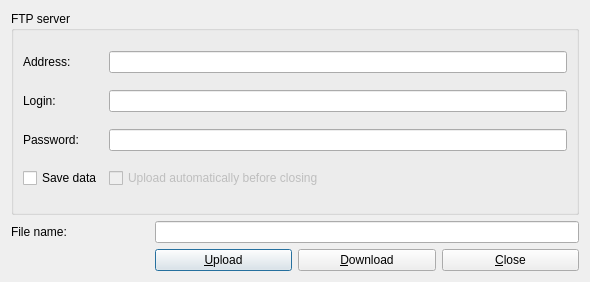
<?xml version="1.0" encoding="UTF-8"?>
<ui version="4.0">
 <class>ftpDialog</class>
 <widget class="QDialog" name="ftpDialog">
  <property name="geometry">
   <rect>
    <x>0</x>
    <y>0</y>
    <width>590</width>
    <height>282</height>
   </rect>
  </property>
  <property name="windowTitle">
   <string>import/export FTP</string>
  </property>
  <layout class="QGridLayout">
   <item row="0" column="0" colspan="4">
    <widget class="QGroupBox" name="groupBox">
     <property name="title">
      <string>FTP server</string>
     </property>
     <layout class="QGridLayout">
      <item row="0" column="0">
       <widget class="QLabel" name="label">
        <property name="text">
         <string>Address:</string>
        </property>
       </widget>
      </item>
      <item row="0" column="1">
       <widget class="QLineEdit" name="lineEdit"/>
      </item>
      <item row="1" column="0">
       <widget class="QLabel" name="label_2">
        <property name="text">
         <string>Login:</string>
        </property>
       </widget>
      </item>
      <item row="1" column="1">
       <widget class="QLineEdit" name="lineEdit_2"/>
      </item>
      <item row="2" column="0">
       <widget class="QLabel" name="label_3">
        <property name="text">
         <string>Password:</string>
        </property>
       </widget>
      </item>
      <item row="2" column="1">
       <widget class="QLineEdit" name="lineEdit_3">
        <property name="text">
         <string/>
        </property>
        <property name="echoMode">
         <enum>QLineEdit::Password</enum>
        </property>
       </widget>
      </item>
      <item row="3" column="0">
       <widget class="QCheckBox" name="checkBox">
        <property name="text">
         <string>Save data</string>
        </property>
       </widget>
      </item>
      <item row="3" column="1">
       <widget class="QCheckBox" name="checkBox_2">
        <property name="enabled">
         <bool>false</bool>
        </property>
        <property name="text">
         <string>Upload automatically before closing</string>
        </property>
       </widget>
      </item>
     </layout>
    </widget>
   </item>
   <item row="1" column="0">
    <widget class="QLabel" name="label_4">
     <property name="text">
      <string>File name:</string>
     </property>
    </widget>
   </item>
   <item row="1" column="1" colspan="3">
    <widget class="QLineEdit" name="lineEdit_4"/>
   </item>
   <item row="2" column="1">
    <widget class="QPushButton" name="pushButton">
     <property name="text">
      <string>&amp;Upload</string>
     </property>
    </widget>
   </item>
   <item row="2" column="2">
    <widget class="QPushButton" name="pushButton_2">
     <property name="text">
      <string>&amp;Download</string>
     </property>
    </widget>
   </item>
   <item row="2" column="3">
    <widget class="QPushButton" name="pushButton_3">
     <property name="text">
      <string>&amp;Close</string>
     </property>
    </widget>
   </item>
  </layout>
 </widget>
 <resources/>
 <connections/>
</ui>
